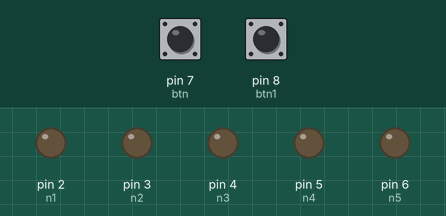
Simulated run of this sketch. Board: Arduino Uno, built with avr-gcc and run on an emulated ATmega328P. Parts: output pins drawn as LEDs (lit = HIGH). Dashed ring = blinking. Inputs (shaded band) come from the test bench; at power-on: pin 7 (btn) HIGH, pin 8 (btn1) HIGH.

Above: at 1.2 s.
1.3 s: pin 7 (btn) pulled LOW for 0.15 s
At 1.55 s:
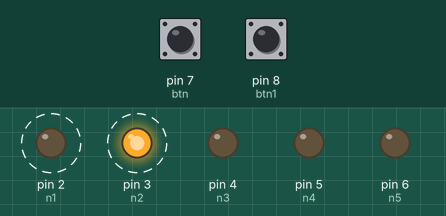
At 1.95 s:
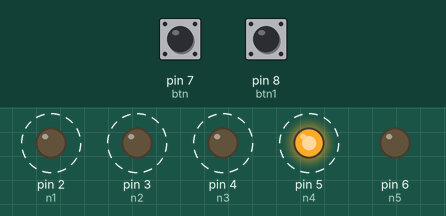
Timing chart, 0 to 8.7 s (numbered marks = the images above; inputs shaded):
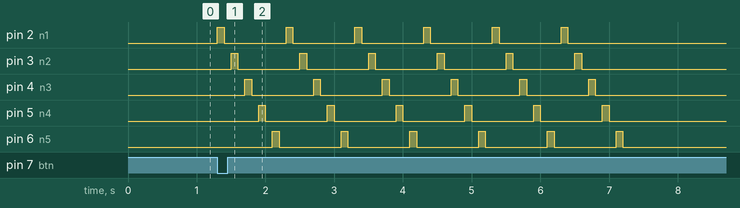

The sketch:

2C_knopki_8.ino
```cpp
int n1 = 2;
int n2 = 3;
int n3 = 4;
int n4 = 5;
int n5 = 6;
int btn = 7;
int btn1 = 8;
int i;
void setup()
{
  pinMode(n1, OUTPUT);
  pinMode(n2, OUTPUT);
  pinMode(n3, OUTPUT);
  pinMode(n4, OUTPUT);
  pinMode(n5, OUTPUT);
  pinMode(btn, INPUT);
  pinMode(btn1, INPUT);
}
void loop()
{

  int btn_q;
  btn_q = digitalRead(btn);

  int btn_w;
  btn_w = digitalRead(btn1);
  {
    if (btn_q == LOW)
    {
      while (i < 6)
      {
        digitalWrite(n1, HIGH);
        delay(100);
        digitalWrite(n1, LOW);
        delay(100);
        digitalWrite(n2, HIGH);
        delay(100);
        digitalWrite(n2, LOW);
        delay(100);
        digitalWrite(n3, HIGH);
        delay(100);
        digitalWrite(n3, LOW);
        delay(100);
        digitalWrite(n4, HIGH);
        delay(100);
        digitalWrite(n4, LOW);
        delay(100);
        digitalWrite(n5, HIGH);
        delay(100);
        digitalWrite(n5, LOW);
        delay(100);
        i++;
      }
      if (btn_w == LOW)
      {
        while (i < 6)
        {
        digitalWrite(n5, HIGH);
        delay(100);
        digitalWrite(n5, LOW);
        delay(100);
        digitalWrite(n4, HIGH);
        delay(100);
        digitalWrite(n4, LOW);
        delay(100);
        digitalWrite(n3, HIGH);
        delay(100);
        digitalWrite(n3, LOW);
        delay(100);
        digitalWrite(n2, HIGH);
        delay(100);
        digitalWrite(n2, LOW);
        delay(100);
        digitalWrite(n1, HIGH);
        delay(100);
        digitalWrite(n1, LOW);
        delay(100);
        i++;
        }
      }
    }
  }
}
```

Measured:
- after the input at 1.3 s, pin 2 (n1): alternates HIGH for 0.10 s and LOW for 0.90 s, 12 changes in all, then stays LOW, starting at once; pin 3 (n2): alternates HIGH for 0.10 s and LOW for 0.90 s, 12 changes in all, then stays LOW, starting after 0.20 s
